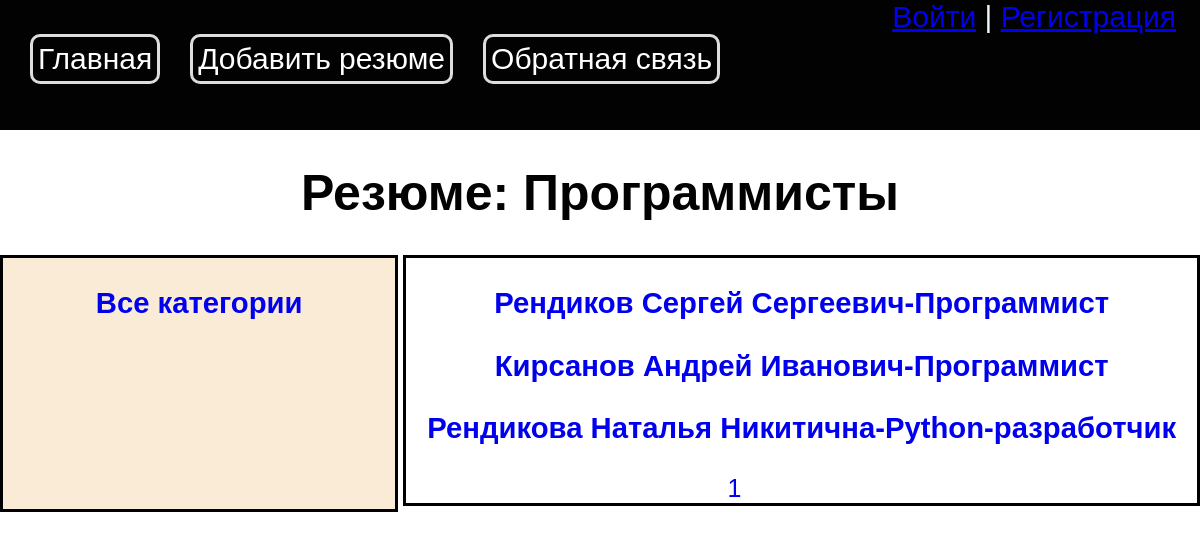
/category/programisty/, run on the app's committed database.
### main/models.py (models this page shows, shortened)
class Resume(models.Model):
    name = models.CharField(max_length=255)
    slug = models.SlugField(max_length=255, db_index=True, unique=True)
    date = models.CharField(max_length=255)
    city = models.CharField(max_length=255)
    telephon_number = models.CharField(max_length=255)
    emeil = models.EmailField()
    profession = models.CharField(max_length=255)
    payment = models.CharField(max_length=255)
    competencies = models.TextField()
    time_create = models.DateTimeField(auto_now_add=True)
    time_update = models.DateTimeField(auto_now=True)
    is_published = models.BooleanField(default=True)
    cat = models.ForeignKey('Categories', on_delete=models.PROTECT)
    photo = models.ImageField(upload_to="photos/%Y/%m/%d/", default=None, blank=True, null=True, verbose_name="Фото")
    class Meta:
        verbose_name = 'Резюме'
        verbose_name_plural = 'Резюме'
    def get_absolute_url(self):
        return reverse('hanter', kwargs={'h_slug': self.slug})

### main/views.py (the view)
# urls.py: path('category/<slug:cat_slug>/', views.show_category, name='category'),
def show_category(request, cat_slug):
    category = get_object_or_404(Categories, slug=cat_slug)
    contact_list = Resume.objects.filter(cat_id=category.pk)
    paginator = Paginator(contact_list, 3)
    page_number = request.GET.get('page')
    page_obj = paginator.get_page(page_number)
    data = {
        'title': f'Резюме: {category.name}',
        'page_obj': page_obj,
        'menu': menu,
    }
    return render(request, 'main/index.html', context=data)

### main/templatetags/main_tags.py (called while the page is built)
@register.simple_tag
def get_menu():
    return menu

### main/templates/main/index.html (shortened to what this page needs)
{% extends 'base.html' %}
{% block content %}
    <div class="str_resume"><h1>{{title}}</h1>
    <div class="content-index">
            <div class="left-category">
                <h3>
                    <a href="{% url 'home' %}">Все категории</a>
                    <br><br>
                </h3>
            </div>
            <div class="name-r">
                {% for item in page_obj %}
                <a href="{{ item.get_absolute_url }}"><h3>{{item.name}}-{{item.profession}}</h3></a>
                {% endfor %}
                <div class="paginat">
                    {% for p in page_obj.paginator.page_range %}
                    <div>
                        <a href="?page={{ p }}">{{ p }}</a>
                    </div>
                    {% endfor %}
                </div>
            </div>
        </div>
    </div>
{% endblock %}

### main/static/main/css/style.css (style rules this page uses)
html, body { font-family: 'Arial'; margin: 0; padding: 0; height: 100%; width: 100%; color: #020202; }
.content-index { display: grid; grid-template-columns: 1fr 2fr; grid-gap: 5px; }
.content-index a { text-decoration: none; }
.left-category { height: 100%; border: 3px solid black; background-color: antiquewhite; }
.str_resume { text-align: center; font-size:25px; }
.name-r { border: 3px solid black; }
.paginat { display: flex; text-align: center; margin-left: 40%; }
.paginat div { margin-left: 5px; }

### data on the page
Resume: name "Рендиков Сергей Сергеевич", profession "Программист"
Resume: name "Кирсанов Андрей Иванович", profession "Программист"
Resume: name "Рендикова Наталья Никитична", profession "Python-разработчик"

### other printed values
{{ m.title }} "Главная" "Добавить резюме" "Обратная связь"
{{ title }} "Резюме: Программисты"
{{ p }} "1"
